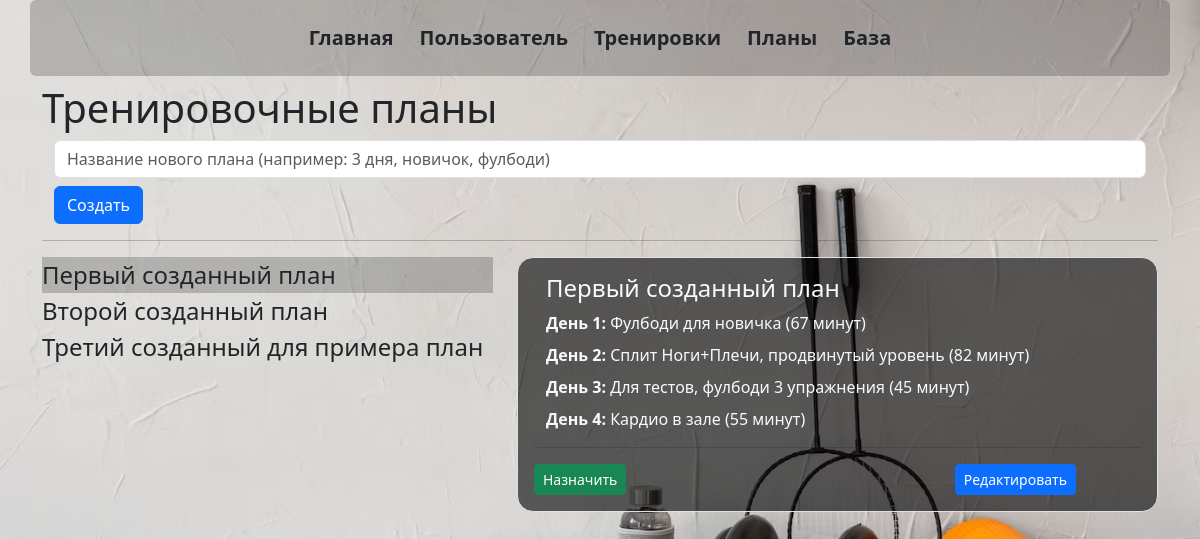
The page /plans_all on the database its author committed.
### _models.py (models this page shows, shortened)
class Plan(db.Model):
    __tablename__ = 'plans'
    id = db.Column(db.Integer, primary_key=True)
    name = db.Column(db.String, default='New Plan')
    owner = db.Column(db.String, default='Admin')
    trainings = relationship('Training', secondary='plan_trainings', back_populates='plans')

class Training(db.Model):
    __tablename__ = 'trainings'
    training_id = db.Column(db.Integer, primary_key=True)
    name = db.Column(db.String(50), nullable=False)
    exercises = relationship('Exercise', secondary='training_exercises', overlaps="trainings")
    user_trainings = relationship('UserTraining', back_populates='training')
    plans = relationship('Plan', secondary='plan_trainings', back_populates='trainings')

### main.py (the view)
@app.route('/plans_all', methods=['POST', 'GET'])
def plans_all():
    plans = Plan.query.all()
    plan_trainings = Plan_Trainings.query.all()
    trains = Training.query.all()
    trainings_in_plan = {}  # {plan: [trains], ...}
    for plan in plans:
        trainings_in_plan[plan] = []
        for plan_train in plan_trainings:
            for train in trains:
                if train.training_id == plan_train.training_id and plan_train.plan_id == plan.id:
                    train_time = 0
                    for exercise in train.exercises:
                        te = TrainingExercise.query.filter_by(training_id=train.training_id, exercise_id=exercise.exercise_id).first()
                        train_time += te.sets * exercise.time_per_set
                    trainings_in_plan[plan].append([train, train_time])
    return render_template('plans_all.html', trainings_in_plan=trainings_in_plan)

### templates/plans_all.html (shortened to what this page needs)
{% extends 'base.html' %}
{% block body %}
<h1>Тренировочные планы</h1>
<form action="/plan_new/0" method="post">
    <div class="container mb-2">
        <input type="text" name="plan_name" id="plan_name" class="form-control" placeholder="Название нового плана (например: 3 дня, новичок, фулбоди)" required>
    </div>
    <div class="container mb-2">
        <input type="submit" class="btn btn-primary" value="Создать">
    </div>
</form>
<hr>
<div class="row">
    <div class="col-5">
        <div class="list-group" id="list-tab" role="tablist">
        {% for plan, trains in trainings_in_plan.items() %}
          <a class="nav-link {% if loop.index == 1 %} active {% endif %} link-underline link-underline-opacity-0 bg-opacity-0 fs-4" data-bs-toggle="list" href="#plan{{plan.id}}" role="tab">
              {{plan.name}}
          </a>
          {% endfor %}
        </div>
    </div>
    <div class="col-7">
        <div class="tab-content" id="nav-tabContent">
          {% for plan, trains in trainings_in_plan.items() %}
            <div class="tab-pane fade {% if loop.index == 1 %} show active {% endif %} border rounded-4 bg-opacity-60 p-3" id="plan{{plan.id}}" role="tabpanel" >
                <div class="container text-light">
                <h4>{{plan.name}}</h4>
                    </div>
                {% for i in range(trains|length) %}
                <div class="container mb-2 text-light">
                    <b>День {{i+1}}: </b> {{trains[i][0].name}} ({{ trains[i][1] }} минут)
                </div>
                {% endfor %}
                <hr>
                <div class="row">
                    <div class="col-8">
                        <a href="#" class="btn btn-success btn-sm">Назначить</a>
                    </div>
                    <div class="col-4">
                        <a href="/plan_new/{{plan.id}}" class="btn btn-primary btn-sm">Редактировать</a>
                    </div>
                </div>
            </div>
          {% endfor %}
        </div>
    </div>
</div>
{% endblock %}

### templates/base.html (shortened to what this page needs)
<!doctype html>
<html lang="ru">
<head>
    <link rel="stylesheet" href="{{ url_for('static', filename='css/bootstrap.min.css' )}}">
    <link rel="stylesheet" href="{{ url_for('static', filename='css/main.css' )}}">
</head>
<body>
    <div class="container text-primary bg-opacity-20 rounded-2">
        <header class="d-flex flex-wrap justify-content-center py-3 mb-2 fs-5 fw-semibold" >
            <ul class="nav nav-pills ">
                <li class="nav-item"><a href="/" class="fs-5 fw-semibold btn">Главная</a></li>
                <li class="nav-item"><a href="/users_center" class="fs-5 fw-semibold btn">Пользователь</a></li>
                <li class="nav-item"><a href="/new_train" class="fs-5 fw-semibold btn">Тренировки</a></li>
                <li class="nav-item"><a href="/plans_all" class="fs-5 fw-semibold btn">Планы</a></li>
                <li class="nav-item"><a href="/migration" class="fs-5 fw-semibold btn">База</a></li>
            </ul>
        </header>
    </div>
    <div class="container">
        {% block body %}{% endblock %}
    </div>
</body>
</html>

### static/css/main.css (style rules this page uses)
body { background-image: url('../imgs/background.jpg'); background-size: cover; background-repeat: no-repeat; background-attachment: fixed; }
.bg-opacity-20 { background-color: rgba(0, 0, 0, 0.2); }
.bg-opacity-60 { background-color: rgba(0, 0, 0, 0.6); }
.bg-opacity-0 { background-color: rgba(0, 0, 0, 0); transition: background-color 0.3s; }
.nav-link.active { background-color: rgba(0, 0, 0, 0.2); }

### rows shown on the page
Plan: name "Первый созданный план", i "1" "2" "3" "4", name "Фулбоди для новичка" "Сплит Ноги+Плечи, продвинутый уровень" "Для тестов, фулбоди 3 упражнения" "Кардио в зале", trains "67" "82" "45" "55"
Plan: name "Второй созданный план"
Plan: name "Третий созданный для примера план"
